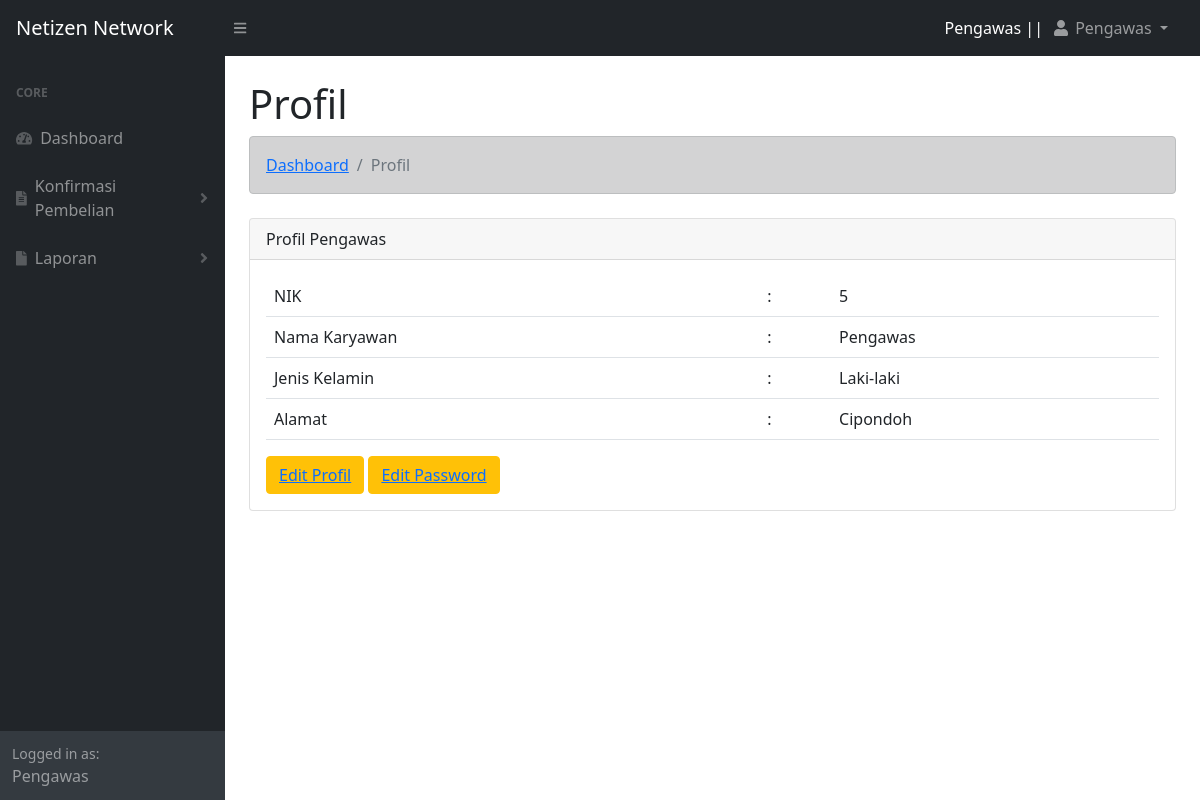
Page /manajer/profil.php (signed in) on the committed database.
### tables this page shows
CREATE TABLE `tbl_karyawan` (
  `id_karyawan` int(11) NOT NULL,
  `nik` varchar(15) NOT NULL,
  `nama_karyawan` varchar(50) NOT NULL,
  `jenis_kelamin` varchar(10) NOT NULL,
  `alamat` text NOT NULL
);

CREATE TABLE `tbl_user` (
  `id_user` int(11) NOT NULL,
  `nik` varchar(15) NOT NULL,
  `username` varchar(30) NOT NULL,
  `password` varchar(30) NOT NULL,
  `level` varchar(15) NOT NULL
);

### functions.php (called while the page is built, shortened)
<?php
$koneksi = mysqli_connect("localhost","root","","webmanagement");
function query($query){
    global $koneksi;
    $result = mysqli_query($koneksi, $query);
    $rows = [];
    while ($row = mysqli_fetch_assoc($result)){
        $rows[] = $row;
    }
    return $rows;
}
?>

### manajer/profil.php (the view, shortened to what this page needs)
<?php
    $nik = $_SESSION["nik"];
    require '../functions.php';
    $profil = query("SELECT * from tbl_karyawan where nik = '$nik'")[0];
?>
<!DOCTYPE html>
<html lang="en">
<head>
    <?php include "view/head.php";?>
</head>
<body class="sb-nav-fixed">
    <?php
        include "view/navbar.php";
        include "view/sidebar.php";
    ?>
    <div id="layoutSidenav_content">
        <main>
            <div class="container-fluid px-4">
                        <h1 class="mt-4">Profil</h1>
                        <ol class="breadcrumb alert alert-dark mb-4">
                            <li class="breadcrumb-item"><a href="index.php"> Dashboard </a></li>
                            <li class="breadcrumb-item active">Profil</li>
                        </ol>
                        <div class="row">
                            <div class="col">
                                <div class="card">
                                    <div class="card-header">
                                        Profil <?= $profil["nama_karyawan"];?>
                                    </div>
                                    <div class="card-body">
                                        <table class="table">
                                            <tr>
                                                <td>NIK</td>
                                                <td>:</td>
                                                <td><?= $profil["nik"];?></td>
                                            </tr>
                                            <tr>
                                                <td>Nama Karyawan</td>
                                                <td>:</td>
                                                <td><?= $profil["nama_karyawan"];?></td>
                                            </tr>
                                            <tr>
                                                <td>Jenis Kelamin</td>
                                                <td>:</td>
                                                <td><?= $profil["jenis_kelamin"];?></td>
                                            </tr>
                                            <tr>
                                                <td>Alamat</td>
                                                <td>:</td>
                                                <td><?= $profil["alamat"];?></td>
                                            </tr>
                                        </table>
                                        <button class="btn btn-warning"><a href="edit_profil.php?nik=<?=$profil["nik"];?>"> Edit Profil </a></button>
                                        <button class="btn btn-warning"><a href="edit_password.php?nik=<?=$profil["nik"];?>">Edit Password</a></button>
                                    </div>
                                </div>
                            </div>
                        </div>
                    </div>
        </main>
    </div>
</body>
</html>

### manajer/view/navbar.php (shortened to what this page needs)
<?php
$user = query("SELECT * from tbl_karyawan inner join tbl_user on tbl_karyawan.nik = tbl_user.nik where tbl_karyawan.nik = '$nik'")[0];
?>
<nav class="sb-topnav navbar navbar-expand navbar-dark bg-dark">
    <a class="navbar-brand ps-3" href="index.html">Netizen Network</a>
    <button class="btn btn-link btn-sm order-1 order-lg-0 me-4 me-lg-0" id="sidebarToggle" href="#!"><i class="fas fa-bars"></i></button>
    <ul class="navbar-nav ms-auto ms-md-0 me-3 me-lg-4">
        <li class="nav-item pt-2 text-white"><?= $user["level"];?> || </li>
        <li class="nav-item dropdown">
            <a class="nav-link dropdown-toggle" id="navbarDropdown" href="#" role="button" data-bs-toggle="dropdown" aria-expanded="false"><i class="fas fa-user fa-fw"></i> <?= $user["nama_karyawan"];?> </a>
        </li>
    </ul>
</nav>

### rows in the picture
tbl_karyawan: tbl_user.level "Pengawas", nama_karyawan "Pengawas", nik "5", jenis_kelamin "Laki-laki", alamat "Cipondoh"

### other values in the picture
$level "Pengawas"
